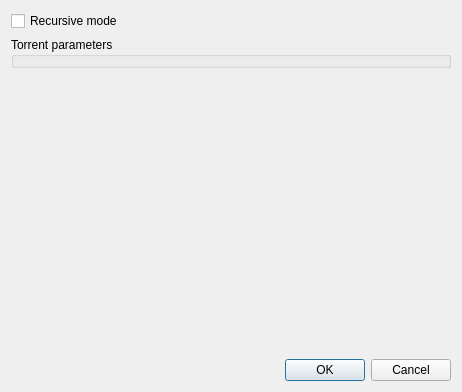
<?xml version="1.0" encoding="UTF-8"?>
<ui version="4.0">
    <class>WatchedFolderOptionsDialog</class>
    <widget class="QDialog" name="WatchedFolderOptionsDialog">
        <property name="geometry">
            <rect>
                <x>0</x>
                <y>0</y>
                <width>462</width>
                <height>392</height>
            </rect>
        </property>
        <property name="windowTitle">
            <string>Watched Folder Options</string>
        </property>
        <layout class="QVBoxLayout" name="verticalLayout_3">
            <item>
                <layout class="QHBoxLayout" name="horizontalLayout_6">
                    <item>
                        <widget class="QCheckBox" name="checkBoxRecursive">
                            <property name="toolTip">
                                <string>&lt;html&gt;&lt;head/&gt;&lt;body&gt;&lt;p&gt;Will watch the folder and all its subfolders. In Manual torrent management
                                    mode it will also add subfolder name to the selected Save path.&lt;/p&gt;&lt;/body&gt;&lt;/html&gt;
                                </string>
                            </property>
                            <property name="text">
                                <string>Recursive mode</string>
                            </property>
                        </widget>
                    </item>
                    <item>
                        <spacer name="horizontalSpacer_2">
                            <property name="orientation">
                                <enum>Qt::Horizontal</enum>
                            </property>
                            <property name="sizeHint" stdset="0">
                                <size>
                                    <width>40</width>
                                    <height>20</height>
                                </size>
                            </property>
                        </spacer>
                    </item>
                </layout>
            </item>
            <item>
                <widget class="QGroupBox" name="groupBoxParameters">
                    <property name="title">
                        <string>Torrent parameters</string>
                    </property>
                    <layout class="QVBoxLayout" name="verticalLayout_2">
                        <property name="leftMargin">
                            <number>0</number>
                        </property>
                        <property name="topMargin">
                            <number>0</number>
                        </property>
                        <property name="rightMargin">
                            <number>0</number>
                        </property>
                        <property name="bottomMargin">
                            <number>0</number>
                        </property>
                    </layout>
                </widget>
            </item>
            <item>
                <spacer name="verticalSpacer">
                    <property name="orientation">
                        <enum>Qt::Vertical</enum>
                    </property>
                    <property name="sizeHint" stdset="0">
                        <size>
                            <width>20</width>
                            <height>40</height>
                        </size>
                    </property>
                </spacer>
            </item>
            <item>
                <layout class="QHBoxLayout" name="horizontalLayout">
                    <item>
                        <widget class="QDialogButtonBox" name="buttonBox">
                            <property name="standardButtons">
                                <set>QDialogButtonBox::Cancel|QDialogButtonBox::Ok</set>
                            </property>
                        </widget>
                    </item>
                </layout>
            </item>
        </layout>
    </widget>
    <resources/>
    <connections/>
</ui>
